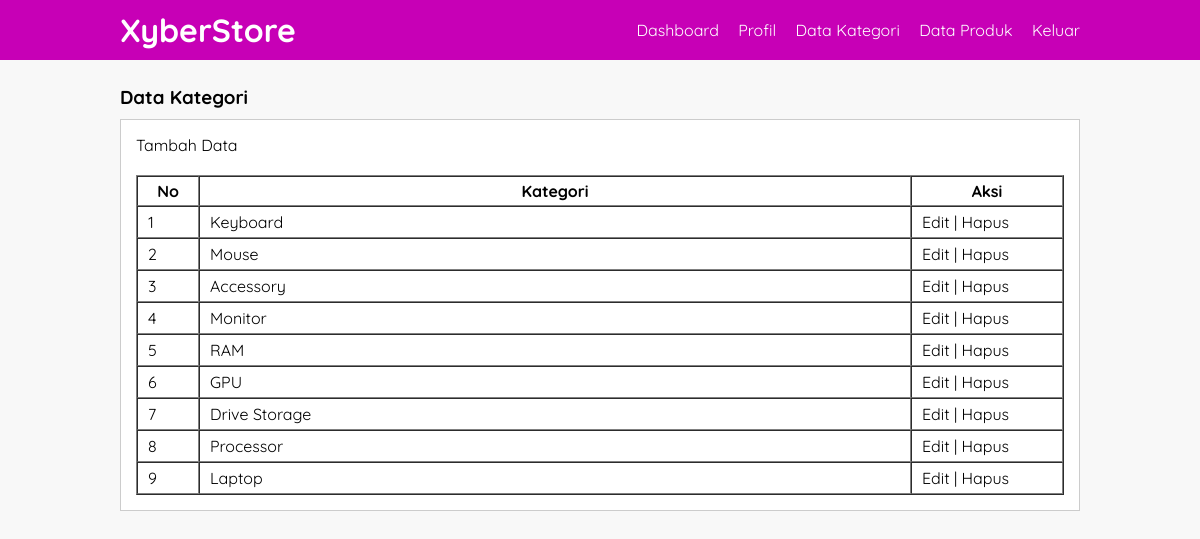
/data-kategori.php (signed in), run on the app's committed database.
### tables this page shows
CREATE TABLE IF NOT EXISTS `tb_category` (
  `category_id` int NOT NULL AUTO_INCREMENT,
  `category_name` varchar(25) NOT NULL,
  PRIMARY KEY (`category_id`)
);

### data-kategori.php (the view, shortened to what this page needs)
<?php
	include 'koneksi.php';
?>
<!DOCTYPE html>
<html>
<head>
	<link rel="stylesheet" type="text/css" href="css/style.css">
</head>
<body>
	<header>
		<div class="container">
			<h1><a href="dashboard.php">XyberStore</a></h1>
			<ul>
				<li><a href="dashboard.php">Dashboard</a></li>
				<li><a href="profil.php">Profil</a></li>
				<li><a href="data-kategori.php">Data Kategori</a></li>
				<li><a href="data-produk.php">Data Produk</a></li>
				<li><a href="keluar.php">Keluar</a></li>
			</ul>
		</div>
	</header>
	<div class="section">
		<div class="container">
			<h3>Data Kategori</h3>
			<div class="box">
				<p align="left"><a href="tambah-kategori.php">Tambah Data</a></p>
				<br>
				<table border="1" cellspacing="0" class="table">
					<thead>
						<tr>
							<th width="60px">No</th>
							<th>Kategori</th>
							<th width="150px">Aksi</th>
						</tr>
					</thead>
					<tbody>
						<?php
							$no = 1;
							$kategori = mysqli_query($conn, "SELECT * FROM tb_category ORDER BY category_id DESC");
							if(mysqli_num_rows($kategori) > 0){
							while($row = mysqli_fetch_array($kategori)){
						?>
						<tr>
							<td><?php echo $no++ ?></td>
							<td><?php echo $row['category_name'] ?></td>
							<td>
								<a href="edit-kategori.php?id=<?php echo $row['category_id'] ?>">Edit</a> | <a href="proses-hapus.php?idk=<?php echo $row['category_id'] ?>" onclick="return confirm('Yakin ingin hapus ?')">Hapus</a>
							</td>
						</tr>
						<?php }}else{ ?>
							<tr>
								<td colspan="3">Tidak ada data</td>
							</tr>
						<?php } ?>
					</tbody>
				</table>
			</div>
		</div>
	</div>
</body>
</html>

### css/style.css (style rules this page uses)
* { padding:0; margin:0; font-family: 'Quicksand', sans-serif; }
body { background-color: #f8f8f8; }
a { color: inherit; text-decoration: none; }
header { background-color: #c700b6; color: #fff; }
header h1 { float: left; padding:10px 0; }
header ul { float: right; }
header ul li { display: inline-block; }
header ul li a { padding:20px 0 20px 15px; display: inline-block; }
.container { width: 80%; margin:0 auto; }
.container:after { content: ''; display: block; clear: both; }
.section { padding:25px 0; }
.box { background-color: #fff; border:1px solid #ccc; padding:15px; box-sizing: border-box; margin:10px 0 25px 0; }
.box:after { content: ''; display: block; clear: both; }
.table { width: 100%; }
.table tr { height: 30px; }
.table tr td { padding:5px 10px; }

### data on the page
tb_category: category_name "Keyboard"
tb_category: category_name "Mouse"
tb_category: category_name "Accessory"
tb_category: category_name "Monitor"
tb_category: category_name "RAM"
tb_category: category_name "GPU"
tb_category: category_name "Drive Storage"
tb_category: category_name "Processor"
tb_category: category_name "Laptop"
